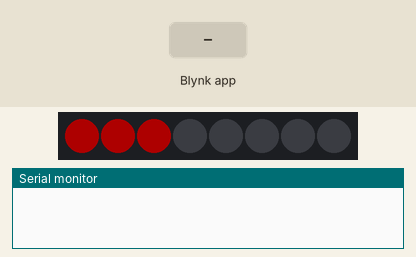
Recording of a sketch running on a simulated ESP8266 (NodeMCU). On the bench: 8 RGB LEDs in strip order, left to right, the last lines printed to the serial monitor. Inputs (shaded band) come from the test bench. Dim RGB values are drawn brighter than linear; WiFi joins after 1.5 s; servers stay silent unless stated.

Above: at 3.0 s.
3.1 s: Blynk app writes 1 to V4
At 4.0 s:
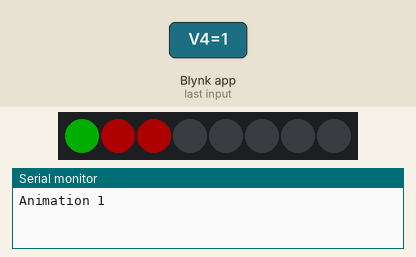
6.1 s: Blynk app writes 1 to V1
At 6.9 s:
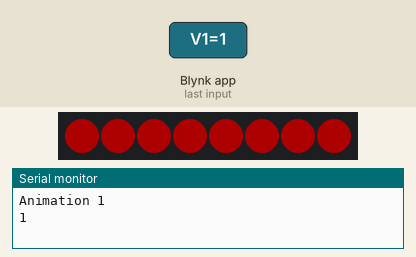
7.6 s: Blynk app writes 0 to V1
At 8.0 s:
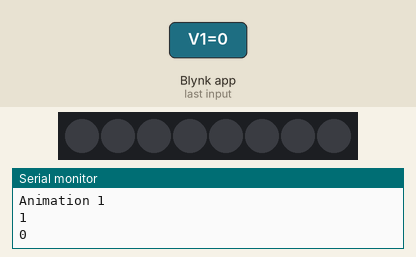
9.1 s: Blynk app writes 200 to V2
At 10.3 s:
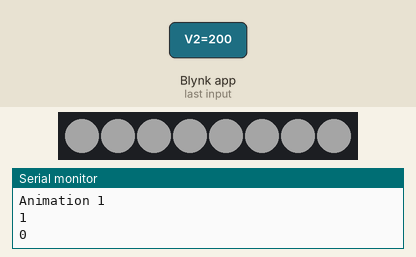
10.6 s: Blynk app writes 1 to V4
At 11.0 s:
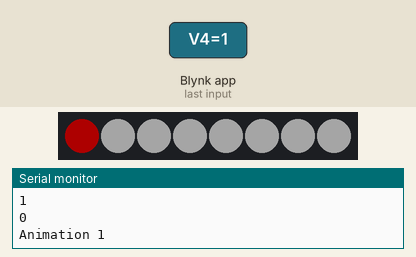
13.6 s: Blynk app writes 200 to V1
At 15.0 s:
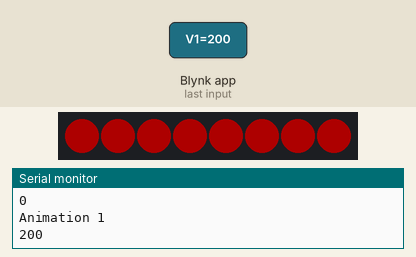
Timing chart, 0 to 16.1 s (numbered marks = the images above; inputs shaded):
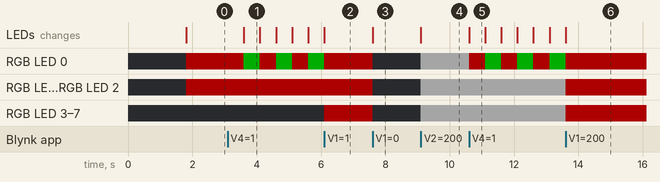

Measured:
- after the input at 3.1 s, RGB LED 0: alternates RGB(50, 0, 0) for 0.50 s and RGB(0, 50, 0) for 0.50 s, starting after 0.50 s; the LEDs: change after 0.50 s (image 1)
- after the input at 6.1 s, the LEDs: change at once (image 2)
- after the input at 7.6 s, RGB LED 0–7: RGB(50, 0, 0) → off at once; the LEDs: change at once (image 3)
- after the input at 9.1 s, RGB LED 0–7: off → RGB(39, 39, 39) at once; the LEDs: change at once (image 4)
- after the input at 10.6 s, RGB LED 0: alternates RGB(50, 0, 0) for 0.50 s and RGB(0, 50, 0) for 0.50 s, starting at once; the LEDs: change at once (image 5)
- after the input at 13.6 s, the LEDs: change at once (image 6)
- what the display in image 1 shows lasts 0.5 s, from 3.6 s to 4.1 s

The sketch:

Tut_Musterl_sung.ino
```cpp
// (licence header left out)
/* Comment this out to disable prints and save space */
#define FASTLED_ALLOW_INTERRUPTS 0
#define FASTLED_ESP8266_RAW_PIN_ORDER

#define BLYNK_PRINT Serial

#include "FastLED.h"
#include <ESP8266WiFi.h>
#include <BlynkSimpleEsp8266.h>

#define DATA_PIN    D3
#define NUM_LEDS    8
//LED Array mit NUM_LEDS Elementen
CRGB leds[NUM_LEDS];

//Var für aktuelle Animation
int animation = 0;

// You should get Auth Token in the Blynk App.
// Go to the Project Settings (nut icon).
char auth[] = "**********";

// Your WiFi credentials.
// Set password to "" for open networks.
char ssid[] = "**********";
char pass[] = "***********";

//Aufgabe 4.1
BLYNK_WRITE(V1) //Button Widget is writing to pin V1
{
  //für Aufgabe 4.4 zum Deaktivieren der Animation
  animation = 0;
  int pinData = param.asInt();
  Serial.println(pinData);
  if (pinData) {
    for (int i = 0; i <= 7; i++) {
      leds[i] = CRGB( 255, 0, 0);
    }
  } else {
    for (int i = 0; i <= 7; i++) {
      leds[i] = CRGB( 0, 0, 0);
    }
  }
  FastLED.show();
}

//Aufgabe 4.2
BLYNK_WRITE(V0) //Button Widget is writing to pin V1
{
  int pinData = param.asInt();
  FastLED.setBrightness(pinData);
  FastLED.show();
}

//Aufgabe 4.3
BLYNK_WRITE(V2) // zeRGBa assigned to V1
{
  //für Aufgabe 4.4 zum Deaktivieren der Animation
  animation = 0;
  // get a RED channel value
  int r = param[0].asInt();
  // get a GREEN channel value
  int g = param[1].asInt();
  // get a BLUE channel value
  int b = param[2].asInt();
  for (int i = 0; i <= 7; i++) {
    leds[i] = CRGB( r, g, b);
  }
  FastLED.show();
}

//Aufgabe 4.4
BLYNK_WRITE(V4)
{
  switch (param.asInt()) {
    case 1: {
        Serial.println("Animation 1");
        animation = 1;
        break;
      }
    case 2: {
        Serial.println("Animation 2");
        animation = 2;
        break;
      }
  }
}

void setup()
{
  // Debug console
  Serial.begin(115200);
  // You can also specify server:
  Blynk.begin(auth, ssid, pass, "iot.informatik.uni-oldenburg.de", 8080);
  FastLED.addLeds<WS2811, DATA_PIN, GRB>(leds, NUM_LEDS).setCorrection(TypicalLEDStrip);
  //?????
  FastLED.setBrightness(50);
  //?????
  FastLED.setMaxPowerInVoltsAndMilliamps(5, 400);
  // ???
  leds[0].red   = 255;
  leds[0].green = 0;
  leds[0].blue  = 0;
  // ???
  leds[1] = CRGB( 255, 0, 0);
  // ???
  leds[2] = 0xFF0000;
  // ???
  FastLED.show();
  // ???
  delay(30);
  //Blynk.begin(auth, ssid, pass, IPAddress(192,168,1,100), 8080);
}

void loop()
{
  Blynk.run();
  if (animation == 1) {
    leds[0].red   = 255;
    leds[0].green = 0;
    leds[0].blue  = 0;
    FastLED.show();
    delay(500);
    leds[0].red   = 0;
    leds[0].green = 255;
    leds[0].blue  = 0;
    FastLED.show();
    delay(500);
  }
  if (animation == 2) {
    leds[0].red   = 100;
    leds[0].green = 110;
    leds[0].blue  = 110;
    FastLED.show();
    delay(500);
    leds[0].red   = 0;
    leds[0].green = 0;
    leds[0].blue  = 0;
    FastLED.show();
    delay(500);
  }

}
```
